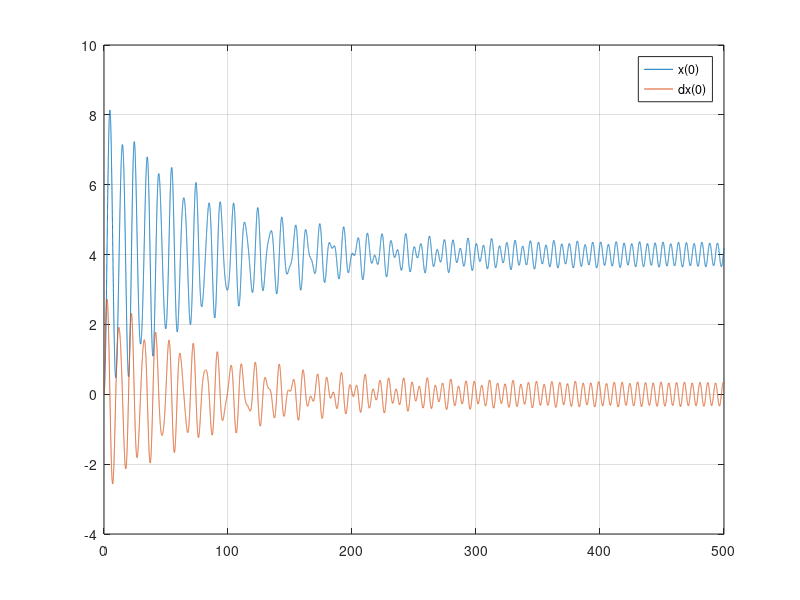
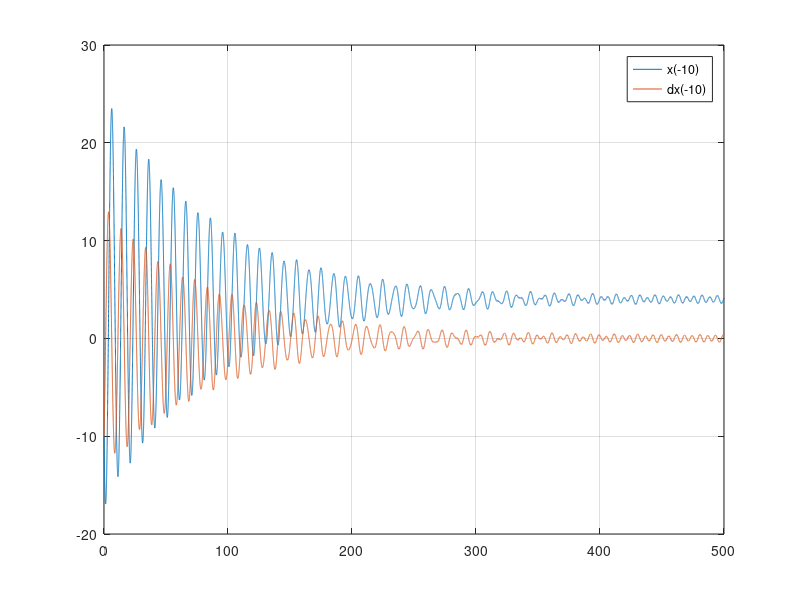
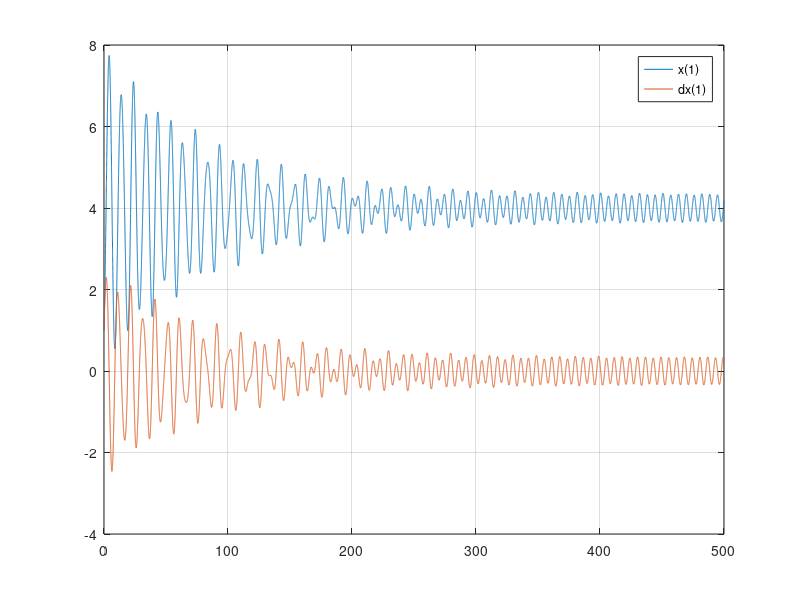
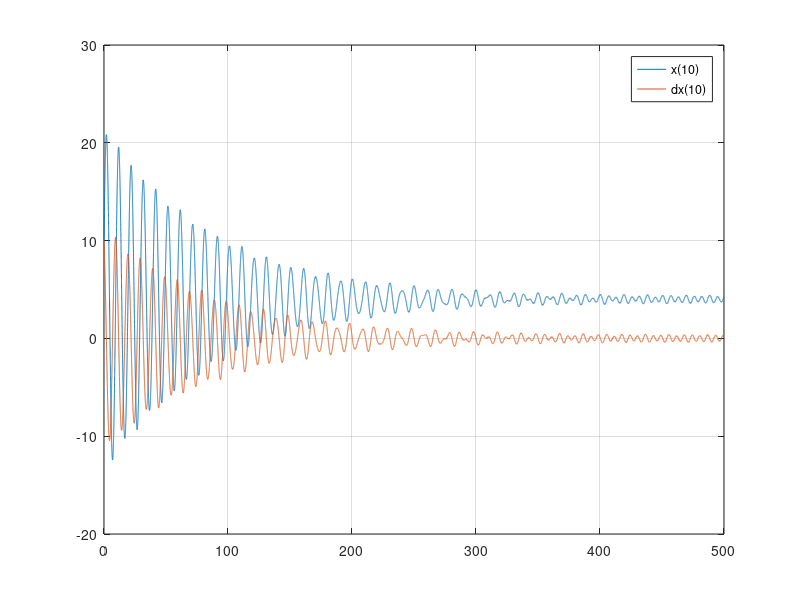

Write the MATLAB code that produced these figures, in order.


% Definicja przedziału czasu (podpunkt a)
Tend = 500; % Koniec przedziału czasowego
dt = 0.01; % Krok czasowy
t = 0:dt:Tend; % Wektor czasu

% Funkcja reprezentująca równanie różniczkowe (podpunkt b)
odefun = @(t, y) [y(2); -2/5*y(1) - 1/45*y(2) + 8/5 + 1/5*sin(t)];

% Zerowe wartości początkowe (podpunkt b)
x0 = [0; 0]; % [x(0); x'(0)]

% Rozwiązanie numeryczne dla zerowych wartości początkowych (podpunkt b)
[t, x] = ode45(odefun, t, [0;0]);
figure(1);
plot(t, x);
grid on
legend x(0) dx(0)
% Rozwiązanie numeryczne dla różnych niezerowych wartości początkowych (podpunkt c)
% Przykład 1
x1 = [-10; -10];
[t, x1_sol] = ode45(odefun, t, x1);
figure(2);
plot(t, x1_sol);
grid on
legend x(-10) dx(-10)
% Przykład 2
x2 = [1; 1];
[t, x2_sol] = ode45(odefun, t, x2);
figure(3);
plot(t, x2_sol);
grid on
legend x(1) dx(1)
% Przykład 3
x3 = [10; 10];
[t, x3_sol] = ode45(odefun, t, x3);
figure(4);
plot(t, x3_sol);
grid on
legend x(10) dx(10)

%wszystkie
figure(5);
plot(t, x1_sol,t, x2_sol,t, x3_sol);
grid on
legend x(-10) dx(-10)  x(1) dx(1) x(10) dx(10)
